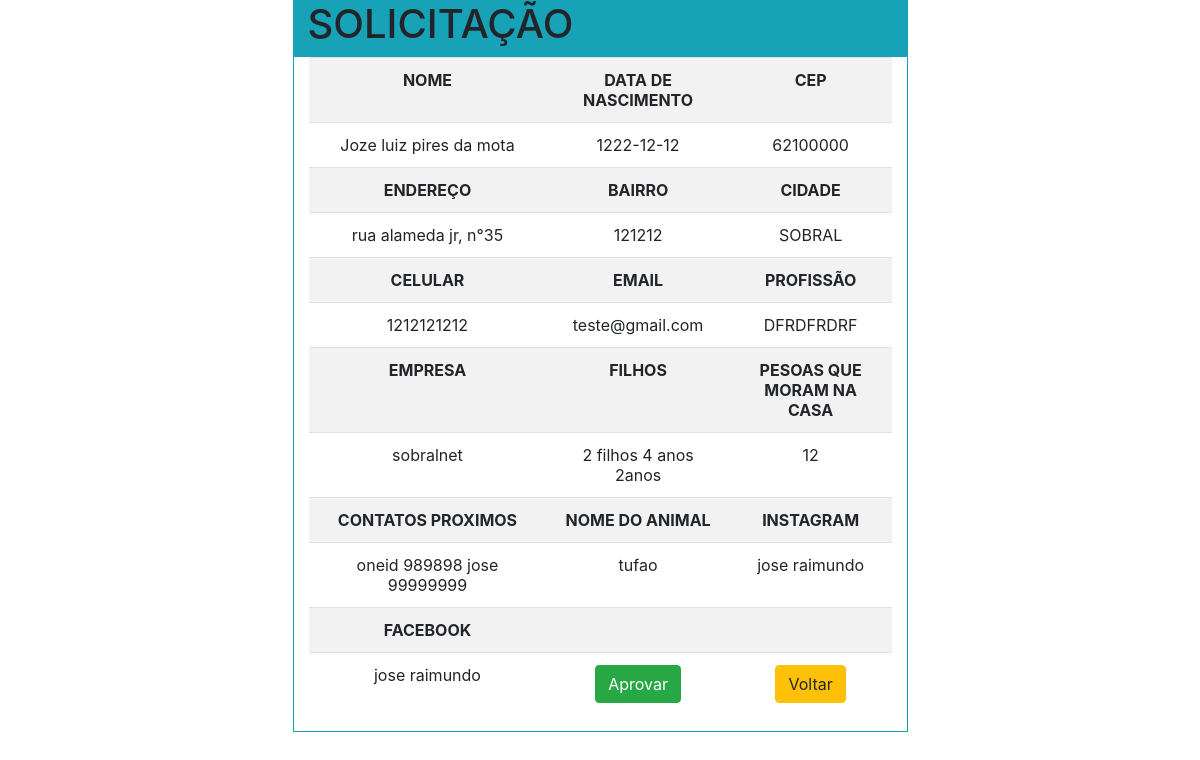
Screenshot of /admin/scripts/admin/listarPorSolici.php?cod=20 (signed in) with the database file from the repository.
### tables this page shows
CREATE TABLE `cadastroadocao` (
  `COD_INC` int(9) NOT NULL,
  `NOME` varchar(100) DEFAULT NULL,
  `DT_NASCIMENTO` date DEFAULT NULL,
  `CEP` varchar(100) DEFAULT NULL,
  `ENDERECO` varchar(100) DEFAULT NULL,
  `BAIRRO` varchar(100) DEFAULT NULL,
  `CIDADE` varchar(100) DEFAULT NULL,
  `CELULAR` varchar(100) DEFAULT NULL,
  `EMAIL` varchar(100) DEFAULT NULL,
  `PROFISSAO` varchar(100) DEFAULT NULL,
  `EMPRESA` varchar(100) DEFAULT NULL,
  `FILHOS` varchar(100) DEFAULT NULL,
  `QTD_PESSOAS` int(9) DEFAULT NULL,
  `CTT_PROXIMO` varchar(100) DEFAULT NULL,
  `NOME_ANIMAL` varchar(100) DEFAULT NULL,
  `COD_CACHORRO` int(9) DEFAULT NULL,
  `CIENTE` varchar(20) DEFAULT NULL,
  `FACEBOOK` varchar(100) DEFAULT NULL,
  `INSTAGRAM` varchar(100) DEFAULT NULL
);

### admin/scripts/admin/listarPorSolici.php (the view, shortened to what this page needs)
<?php
    if($_SESSION["login"]=="logado"){
        $cod_inc = $_GET["cod"];
        $conn = new Database();
        $conn = $conn->db_mysql();
            $sql = $conn->prepare(
            "SELECT * FROM cadastroadocao
            WHERE COD_INC = $cod_inc"
            );
            $sql->execute();
            $a=$sql->fetchAll(\PDO::FETCH_ASSOC);
?>
        <html>
            <head>
            <link rel="stylesheet" href="css/bootstrap.css">
            </head>
            <body>
                <div class="row">
                    <div class="col-md-3"></div>
                    <div class="col-md-6 bg-info"><h1>SOLICITAÇÃO</h1></div>
                </div>
                <div class="row">
                    <div class="col-md-3"></div>
                    <div class="col-md-6 border border-info">
                        <table class="table table-striped">
                            <tr>
                                <th class="text-center" scope="col">NOME</th>
                                <th class="text-center" scope="col">  DATA DE <br> NASCIMENTO</th>
                                <th class="text-center" scope="col">CEP</th>
                            </tr>
                            <tr>
                                <td class="text-center"><?=$a[0]["NOME"]?></td>
                                <td class="text-center"><?=$a[0]["DT_NASCIMENTO"]?></td>
                                <td class="text-center"><?=$a[0]["CEP"]?></td>
                            </tr>
                            <tr>
                                <th class="text-center" scope="col">ENDEREÇO</th>
                                <th class="text-center" scope="col">BAIRRO</th>
                                <th class="text-center" scope="col">CIDADE</th>
                            </tr>
                            <tr>
                                <td class="text-center"><?=$a[0]["ENDERECO"]?></td>
                                <td class="text-center"><?=$a[0]["BAIRRO"]?></td>
                                <td class="text-center"><?=$a[0]["CIDADE"]?></td>
                            </tr>
                            <tr>
                                <th class="text-center" scope="col">CELULAR</th>
                                <th class="text-center" scope="col">EMAIL</th>
                                <th class="text-center" scope="col">PROFISSÃO</th>
                            </tr>
                            <tr>
                                <td class="text-center"><?=$a[0]["CELULAR"]?></td>
                                <td class="text-center"><?=$a[0]["EMAIL"]?></td>
                                <td class="text-center"><?=$a[0]["PROFISSAO"]?></td>
                            </tr>
                            <tr>
                                <th class="text-center" scope="col">EMPRESA</th>
                                <th class="text-center" scope="col">FILHOS</th>
                                <th class="text-center" scope="col">PESOAS QUE <br> MORAM NA CASA</th>
                            </tr>
                            <tr>
                                <td class="text-center"><?=$a[0]["EMPRESA"]?></td>
                                <td class="text-center"><?=$a[0]["FILHOS"]?></td>
                                <td class="text-center"><?=$a[0]["QTD_PESSOAS"]?></td>
                            </tr>
                            <tr>
                                <th class="text-center" scope="col">CONTATOS PROXIMOS</th>
                                <th class="text-center" scope="col">NOME DO ANIMAL</th>
                                <th class="text-center" scope="col">INSTAGRAM</th>
                            </tr>
                            <tr>
                                <td class="text-center"><?=$a[0]["CTT_PROXIMO"]?></td>
                                <td class="text-center"><?=$a[0]["NOME_ANIMAL"]?></td>
                                <td class="text-center"><?=$a[0]["INSTAGRAM"]?></td>
                            </tr>
                            <tr>
                                <th class="text-center" scope="col">FACEBOOK</th>
                                <th></th>
                                <th></th>
                            </tr>
                            <tr>
                                <td class="text-center"><?=$a[0]["FACEBOOK"]?></td>
                                <td class="text-center"><input type="button" class="btn btn-success" id="Aprovar" value="Aprovar" onclick='cadastro()'></td>
                                <td class="text-center"><class="text-center"><input type="button" class="btn btn-warning" id="voltar" onclick="listar()" value="Voltar"></td>
                            </tr>
                        </table>
                    </div>
                </div>
            </body>
        </html>
<?php
    }else{
        header("Location: ../../index.php");
    }
?>

### rows the page displays
cadastroadocao: NOME "Joze luiz pires da mota", DT_NASCIMENTO "1222-12-12", CEP "62100000", ENDERECO "rua alameda jr, n°35", BAIRRO "121212", CIDADE "SOBRAL", CELULAR "1212121212", EMAIL "teste@gmail.com", PROFISSAO "DFRDFRDRF", EMPRESA "sobralnet", FILHOS "2 filhos 4 anos 2anos", QTD_PESSOAS "12", CTT_PROXIMO "oneid 989898 jose 99999999", NOME_ANIMAL "tufao", INSTAGRAM "jose raimundo", FACEBOOK "jose raimundo"
